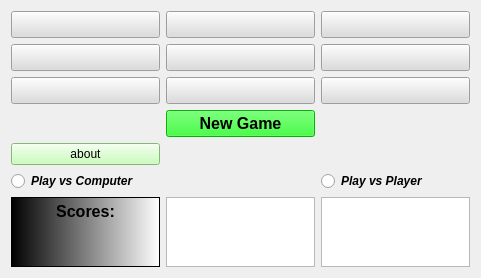
<?xml version="1.0" encoding="UTF-8"?>
<ui version="4.0">
 <class>Form</class>
 <widget class="QWidget" name="Form">
  <property name="geometry">
   <rect>
    <x>0</x>
    <y>0</y>
    <width>481</width>
    <height>259</height>
   </rect>
  </property>
  <property name="windowTitle">
   <string>Form</string>
  </property>
  <layout class="QGridLayout" name="gridLayout">
   <item row="2" column="3">
    <widget class="QPushButton" name="btn_9">
     <property name="sizePolicy">
      <sizepolicy hsizetype="Minimum" vsizetype="Expanding">
       <horstretch>0</horstretch>
       <verstretch>0</verstretch>
      </sizepolicy>
     </property>
     <property name="font">
      <font>
       <family>Segoe UI</family>
       <pointsize>12</pointsize>
       <italic>false</italic>
       <bold>true</bold>
      </font>
     </property>
     <property name="styleSheet">
      <string notr="true">background-color: rgb(220, 220, 220);
font: 700 12pt &quot;Segoe UI&quot;;</string>
     </property>
    </widget>
   </item>
   <item row="1" column="1">
    <widget class="QPushButton" name="btn_5">
     <property name="sizePolicy">
      <sizepolicy hsizetype="Minimum" vsizetype="Expanding">
       <horstretch>0</horstretch>
       <verstretch>0</verstretch>
      </sizepolicy>
     </property>
     <property name="font">
      <font>
       <family>Segoe UI</family>
       <pointsize>12</pointsize>
       <italic>false</italic>
       <bold>true</bold>
      </font>
     </property>
     <property name="styleSheet">
      <string notr="true">font: 700 12pt &quot;Segoe UI&quot;;
background-color: rgb(220, 220, 220);</string>
     </property>
    </widget>
   </item>
   <item row="0" column="1">
    <widget class="QPushButton" name="btn_2">
     <property name="sizePolicy">
      <sizepolicy hsizetype="Minimum" vsizetype="Expanding">
       <horstretch>0</horstretch>
       <verstretch>0</verstretch>
      </sizepolicy>
     </property>
     <property name="font">
      <font>
       <family>Segoe UI</family>
       <pointsize>12</pointsize>
       <italic>false</italic>
       <bold>true</bold>
      </font>
     </property>
     <property name="styleSheet">
      <string notr="true">background-color: rgb(220, 220, 220);
font: 700 12pt &quot;Segoe UI&quot;;</string>
     </property>
    </widget>
   </item>
   <item row="0" column="0">
    <widget class="QPushButton" name="btn_1">
     <property name="sizePolicy">
      <sizepolicy hsizetype="Minimum" vsizetype="Expanding">
       <horstretch>0</horstretch>
       <verstretch>0</verstretch>
      </sizepolicy>
     </property>
     <property name="font">
      <font>
       <family>Segoe UI</family>
       <pointsize>12</pointsize>
       <italic>false</italic>
       <bold>true</bold>
      </font>
     </property>
     <property name="styleSheet">
      <string notr="true">background-color: rgb(220, 220, 220);
font: 700 12pt &quot;Segoe UI&quot;;</string>
     </property>
    </widget>
   </item>
   <item row="0" column="3">
    <widget class="QPushButton" name="btn_3">
     <property name="sizePolicy">
      <sizepolicy hsizetype="Minimum" vsizetype="Expanding">
       <horstretch>0</horstretch>
       <verstretch>0</verstretch>
      </sizepolicy>
     </property>
     <property name="font">
      <font>
       <family>Segoe UI</family>
       <pointsize>12</pointsize>
       <italic>false</italic>
       <bold>true</bold>
      </font>
     </property>
     <property name="styleSheet">
      <string notr="true">background-color: rgb(220, 220, 220);
font: 700 12pt &quot;Segoe UI&quot;;</string>
     </property>
    </widget>
   </item>
   <item row="2" column="1">
    <widget class="QPushButton" name="btn_8">
     <property name="sizePolicy">
      <sizepolicy hsizetype="Minimum" vsizetype="Expanding">
       <horstretch>0</horstretch>
       <verstretch>0</verstretch>
      </sizepolicy>
     </property>
     <property name="font">
      <font>
       <family>Segoe UI</family>
       <pointsize>12</pointsize>
       <italic>false</italic>
       <bold>true</bold>
      </font>
     </property>
     <property name="styleSheet">
      <string notr="true">background-color: rgb(220, 220, 220);
font: 700 12pt &quot;Segoe UI&quot;;</string>
     </property>
    </widget>
   </item>
   <item row="5" column="3">
    <widget class="QRadioButton" name="btn_11">
     <property name="font">
      <font>
       <italic>true</italic>
       <bold>true</bold>
       <strikeout>false</strikeout>
      </font>
     </property>
     <property name="text">
      <string>Play vs Player</string>
     </property>
    </widget>
   </item>
   <item row="4" column="0">
    <widget class="QPushButton" name="btn_13">
     <property name="styleSheet">
      <string notr="true">background-color: rgb(188, 255, 170);</string>
     </property>
     <property name="text">
      <string>about</string>
     </property>
    </widget>
   </item>
   <item row="1" column="0">
    <widget class="QPushButton" name="btn_4">
     <property name="sizePolicy">
      <sizepolicy hsizetype="Minimum" vsizetype="Expanding">
       <horstretch>0</horstretch>
       <verstretch>0</verstretch>
      </sizepolicy>
     </property>
     <property name="font">
      <font>
       <family>Segoe UI</family>
       <pointsize>12</pointsize>
       <italic>false</italic>
       <bold>true</bold>
      </font>
     </property>
     <property name="styleSheet">
      <string notr="true">background-color: rgb(220, 220, 220);
font: 700 12pt &quot;Segoe UI&quot;;</string>
     </property>
    </widget>
   </item>
   <item row="7" column="0">
    <widget class="QTextBrowser" name="textBrowser">
     <property name="styleSheet">
      <string notr="true">background-color: qlineargradient(spread:pad, x1:0, y1:0, x2:1, y2:0, stop:0 rgba(0, 0, 0, 255), stop:1 rgba(255, 255, 255, 255));</string>
     </property>
     <property name="html">
      <string>&lt;!DOCTYPE HTML PUBLIC &quot;-//W3C//DTD HTML 4.0//EN&quot; &quot;http://www.w3.org/TR/REC-html40/strict.dtd&quot;&gt;
&lt;html&gt;&lt;head&gt;&lt;meta name=&quot;qrichtext&quot; content=&quot;1&quot; /&gt;&lt;meta charset=&quot;utf-8&quot; /&gt;&lt;style type=&quot;text/css&quot;&gt;
p, li { white-space: pre-wrap; }
hr { height: 1px; border-width: 0; }
&lt;/style&gt;&lt;/head&gt;&lt;body style=&quot; font-family:'Segoe UI'; font-size:9pt; font-weight:400; font-style:normal;&quot;&gt;
&lt;p align=&quot;center&quot; style=&quot; margin-top:0px; margin-bottom:0px; margin-left:0px; margin-right:0px; -qt-block-indent:0; text-indent:0px;&quot;&gt;&lt;span style=&quot; font-size:12pt; font-weight:700;&quot;&gt;Scores:&lt;/span&gt;&lt;/p&gt;&lt;/body&gt;&lt;/html&gt;</string>
     </property>
    </widget>
   </item>
   <item row="3" column="1">
    <widget class="QPushButton" name="btn_10">
     <property name="font">
      <font>
       <pointsize>12</pointsize>
       <bold>true</bold>
      </font>
     </property>
     <property name="styleSheet">
      <string notr="true">background-color: rgb(0, 255, 0);</string>
     </property>
     <property name="text">
      <string>New Game</string>
     </property>
    </widget>
   </item>
   <item row="1" column="3">
    <widget class="QPushButton" name="btn_6">
     <property name="sizePolicy">
      <sizepolicy hsizetype="Minimum" vsizetype="Expanding">
       <horstretch>0</horstretch>
       <verstretch>0</verstretch>
      </sizepolicy>
     </property>
     <property name="font">
      <font>
       <family>Segoe UI</family>
       <pointsize>12</pointsize>
       <italic>false</italic>
       <bold>true</bold>
      </font>
     </property>
     <property name="styleSheet">
      <string notr="true">background-color: rgb(220, 220, 220);
font: 700 12pt &quot;Segoe UI&quot;;</string>
     </property>
    </widget>
   </item>
   <item row="5" column="0">
    <widget class="QRadioButton" name="btn_12">
     <property name="font">
      <font>
       <italic>true</italic>
       <bold>true</bold>
      </font>
     </property>
     <property name="text">
      <string>Play vs Computer</string>
     </property>
    </widget>
   </item>
   <item row="7" column="3">
    <widget class="QTextBrowser" name="btn_15"/>
   </item>
   <item row="2" column="0">
    <widget class="QPushButton" name="btn_7">
     <property name="sizePolicy">
      <sizepolicy hsizetype="Minimum" vsizetype="Expanding">
       <horstretch>0</horstretch>
       <verstretch>0</verstretch>
      </sizepolicy>
     </property>
     <property name="font">
      <font>
       <family>Segoe UI</family>
       <pointsize>12</pointsize>
       <italic>false</italic>
       <bold>true</bold>
      </font>
     </property>
     <property name="styleSheet">
      <string notr="true">background-color: rgb(220, 220, 220);
font: 700 12pt &quot;Segoe UI&quot;;</string>
     </property>
    </widget>
   </item>
   <item row="7" column="1">
    <widget class="QTextBrowser" name="btn_14"/>
   </item>
  </layout>
 </widget>
 <resources/>
 <connections/>
</ui>
